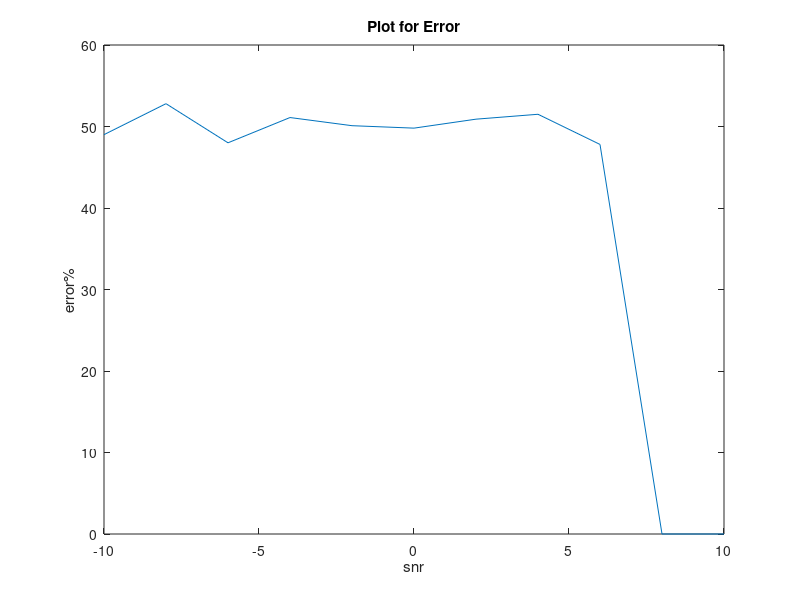

This figure's MATLAB source:



clear;
%close all;

%%%%%%%%%%%%%%% note:
% r is sent data bits
% r1 is domain of sent data
% a is recived data bits
% a1 is domain of recived data

%%%%%%%%%%%%%%% initial values
M=2;  % M = Number of layers example: m=2 -> [-1 1] m=3 -> [-2 0 2] m=4 -> [-3 -1 1 3] 
n=1000; % n = Number of bits generated
Tb=1; % Tb = Duration of each bit sent by a pulse
delta = 0.01;
snr= -10:2:10;
error = zeros(1,length(snr));
%%%%%%%%%%%%%%% Channal initial values

% if channel is :   alfa.exp(-(1/beta)tx);
alfa = 0.1; % domain of channel
beta = 0.03; % frequency of channel is 1/beta = 1k
gain = 1;



for l=1:length(snr)
    

    %%%%%%%%%%%%%%% sending data generation


    
rr = randi([0 1],1,n);


%%%%%%%%%%%%%%% channel coding

k = 4;
nn=n+mod(n,k);
rr(length(rr)+1:nn)=0;

P = [[1 0 1];[1 1 1];[0 1 1];[1 1 0]];
G = [eye(k) P];

HT = [P;eye(3)];


for i=1:length(rr)/k

    d(i,:)=rr((i-1)*k+1:i*k);
    
end
c=d*G;

c=mod(c,2);

%%%%%%%%%%%%%%% amplitute of sending data generation



for i=1:length(c(:,1))

    r((i-1)*7+1:i*7)=c(i,1:7);
    
end
r1=r;
r1(r1==0)=-1;
%%%%%%%%%%%%%%% analog pulse generation

tx = 0:delta:Tb*length(r1); 
y = ones(1,(1/delta)*Tb*length(r1));

t_ref = 0:delta:Tb;
 
Y_ref = [zeros(1,Tb*0.4/delta) ones(1,length(t_ref)-Tb*0.8/delta) zeros(1,Tb*0.4/delta)]; % Regtangular with duty cycle 20%
%Y_ref = ones(1,length(t_ref)); % Square pulse
%Y_ref = [zeros(1,40) ones(1,length(t_ref)-80) zeros(1,40)]; % Regtangular with duty cycle (Tb*100)-80/(Tb*100)-> if Tb=1s thus: duty cycle=0.2 or 20%
%Y_ref = [zeros(1,20) ones(1,length(t_ref)-40) zeros(1,20)]; % Regtangular with duty cycle (Tb*100)-40/(Tb*100)-> if Tb=1s thus: duty cycle=0.2 or 60%
%Y_ref = 2*[0:delta:Tb/2 Tb/2-delta:-delta:0]/Tb; % triangular pulse
%Y_ref = cos(t_ref*2*pi/Tb); % Sinusoidal pulse
%Y_ref = sawtooth(2*pi*t_ref*Tb); % Sawtooth pulse

for i = 1:1:length(r1)
    
    y(1,(Tb*(i-1)/delta)+1:Tb*i/delta+1) = Y_ref*r1(1,i);
    
end






%%%%%%%%%%%%%%% HT filter

    if 1==1
        
        h_c = [alfa*exp(-1*(1/beta)*tx) zeros(1,2*length(y))];
        y=[y zeros(1,2*length(y))];
        
        H_c = fft(h_c);
        
        HT=(sqrt(abs(H_c).^-1));
        clear g;
        g=gain*(ifft(HT.*fft(y)))*delta;
        
        g=g(1:length(tx));
       
        
        
        
        
       
       y=g;
        
        
    end
    
    



%%%%%%%%%%%%%%% Channel

    if 1==1
        Fs = 1/delta;
        
        h_c = [alfa*exp(-1*(1/beta)*tx) zeros(1,2*length(y))];
        y=[y zeros(1,2*length(y))];
        
        
        clear g;
        g=(ifft(fft(h_c).*fft(y)))*delta;
        
        g=g(1:length(tx));
       
        
        y=g;
    end
    
  
    


%%%%%%%%%%%%%%% adding noise
if 1==1
    y = awgn(y,snr(l),'measured');

    
end

%%%%%%%%%%%%%%% HR filter

    if 1==1
        
        
        final_amp = 5000000/4.954;
        Fs = 1/delta;
        
        h_c = [alfa*exp(-1*(1/beta)*tx) zeros(1,2*length(y))];
        y=[y zeros(1,2*length(y))];
        
        H_c = fft(h_c);
        
        HR=(sqrt(abs(H_c).^-1));
        clear g;
        g=final_amp*(ifft(HR.*fft(y)))*delta/gain;
        
        g=g(1:length(tx));
       
        
        y=g;
    end
    
    







%%%%%%%%%%%%%%% sampeling and digital resived data

for i = 1:1:length(r1)

    a1(1,i) = y(1,(i-0.5)*Tb/delta+1); 

end


if mod(M,2)==1
   a1 = round((a1)/2)*2; 

end
if mod(M,2)==0
    a1 = round((a1)/2+0.5)*2-1;
end

a1(a1>max(r1))=max(r1);
a1(a1<min(r1))=min(r1);

a=a1;
a(a==-1)=0;





for i=1:length(a)/7

    resived_c1(i,1:7)=a((i-1)*7+1:i*7);
    
end


%%%%%%%%%%%%%%% channel decoding
     
if 1==1
    k = 4;

    P = [[1 0 1];[1 1 1];[0 1 1];[1 1 0]];
    G = [eye(k) P];

    HT = [P;eye(3)];

    clear s; 
    s=resived_c1*HT;
    s=mod(s,2);

    for i=1:length(resived_c1(:,1)/length(rr))

       if(s(i)==[1 0 1])
           resived_c1(i,:)=resived_c1(i,:)+[1 0 0 0 0 0 0];
       end
       if(s(i)==[1 1 1])
           resived_c1(i,:)=resived_c1(i,:)+[0 1 0 0 0 0 0];
       end
       if(s(i)==[0 1 1])
           resived_c1(i,:)=resived_c1(i,:)+[0 0 1 0 0 0 0];
       end
       if(s(i)==[1 1 0])
           resived_c1(i,:)=resived_c1(i,:)+[0 0 0 1 0 0 0];
       end
       if(s(i)==[1 0 0])
           resived_c1(i,:)=resived_c1(i,:)+[0 0 0 0 1 0 0];
       end
       if(s(i)==[0 1 0])
           resived_c1(i,:)=resived_c1(i,:)+[0 0 0 0 0 1 0];
       end
       if(s(i)==[0 0 1])
           resived_c1(i,:)=resived_c1(i,:)+[0 0 0 0 0 0 1];
       end


    end

    resived_c1 = mod(resived_c1,2);
end
a=ones(1,length(rr));
for i=1:length(resived_c1(:,1))

    a((i-1)*4+1:i*4)=resived_c1(i,1:4);
    
end


rr=rr(1:n);
a=a(1:n);



    error(1,l) = sum(abs(rr-a)>0);



end

figure;
plot(snr,error*100/n)
title('Plot for Error')
ylabel('error%')
xlabel('snr')
